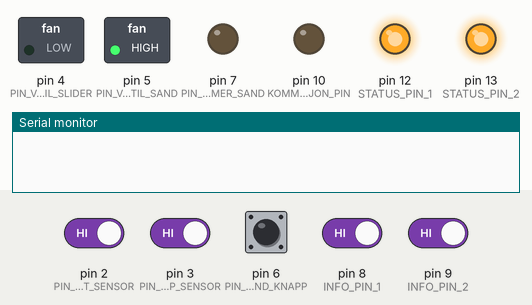
A sketch run on a simulated Arduino Uno, built with avr-gcc and run on an emulated ATmega328P. Shown: switched loads named in the sketch (green lamp = pin HIGH), output pins drawn as LEDs (lit = HIGH), the last lines printed to the serial monitor. Dashed ring = blinking. Inputs (shaded band) come from the test bench; at power-on: pin 2 (PIN_START_SENSOR), pin 3 (PIN_STOP_SENSOR), pin 6 (PIN_MER_SAND_KNAPP), pin 8 (INFO_PIN_1), pin 9 (INFO_PIN_2) HIGH.

Above: at 1.2 s.
1.3 s: pin 6 (PIN_MER_SAND_KNAPP) pulled LOW for 0.15 s
At 1.55 s:
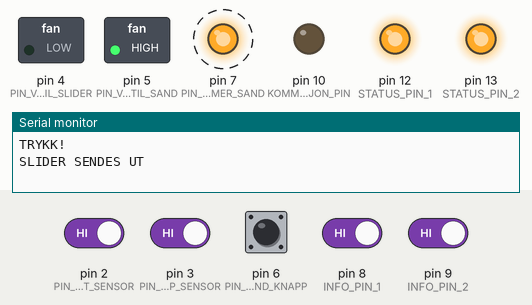
4.4 s: pin 3 (PIN_STOP_SENSOR) driven LOW
At 4.77 s:
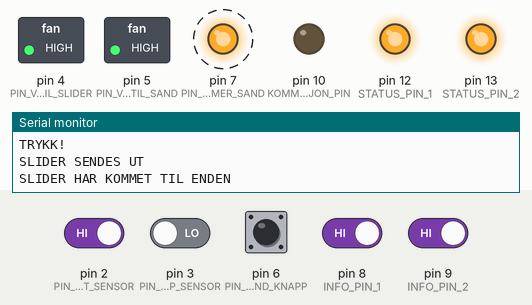
7.4 s: pin 8 (INFO_PIN_1) driven LOW
At 7.4 s:
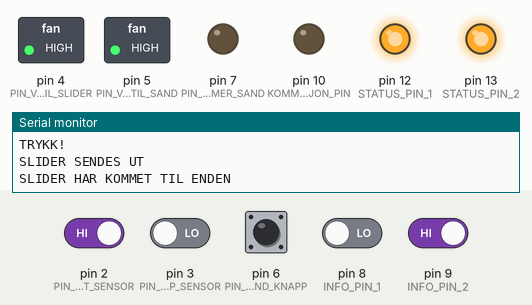
8.9 s: pin 2 (PIN_START_SENSOR) driven LOW
At 10.1 s:
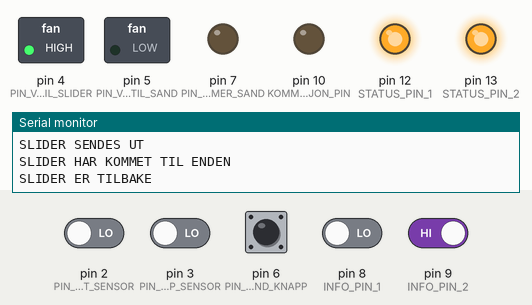
10.4 s: pin 8 (INFO_PIN_1) driven HIGH
At 10.6 s:
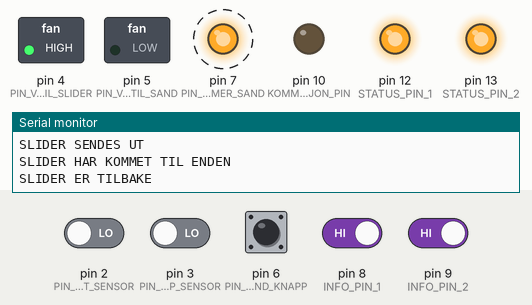
13.4 s: pin 9 (INFO_PIN_2) driven LOW
At 20.2 s:
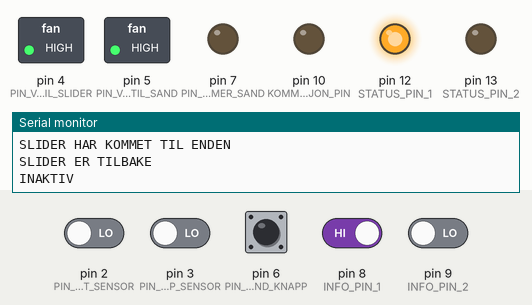
Timing chart, 0 to 26.4 s (numbered marks = the images above; inputs shaded):
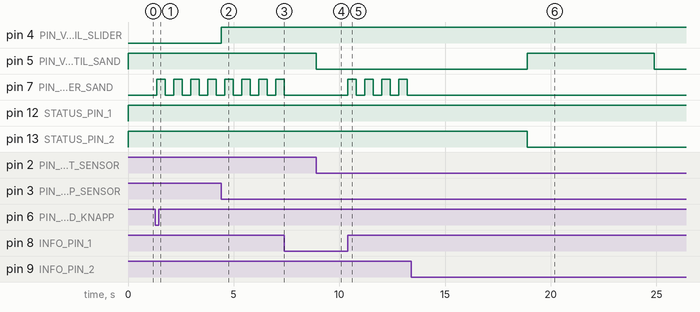

Measured:
- after the input at 1.3 s, pin 7 (PIN_LED_MER_SAND): alternates HIGH for 0.40 s and LOW for 0.40 s, starting after 0.05 s
- after the input at 4.4 s, pin 4 (PIN_VENTIL_SLIDER): LOW → HIGH at once
- after the input at 7.4 s, pin 7 (PIN_LED_MER_SAND): stays LOW (without the input it goes to HIGH after 0.40 s)
- after the input at 8.9 s, pin 5 (PIN_VENTIL_SAND): HIGH → LOW at once
- after the input at 10.4 s, pin 7 (PIN_LED_MER_SAND): alternates HIGH for 0.40 s and LOW for 0.40 s, starting at once
- after the input at 13.4 s, pin 7 (PIN_LED_MER_SAND): stops changing and stays LOW; pin 13 (STATUS_PIN_2): HIGH → LOW after 5.5 s

The sketch:

saltstroing.ino
```cpp
//Credits: Malin Lenz Litlehei, Signe Svingen Fjeldavli , Leo Korn Gjessing, Annabella Paintsil, Erik Magnus Pettersen Gustavsen

//Variabler for debounce (brukes til saltpåfyllingsknappen)
int sandKnappState = HIGH;
static bool lastSandKnappState = HIGH;

static unsigned long lastDebounceTime = 0;
unsigned long debounceDelay = 50;


//Tidsvariabler
const int VEDLIKEHOLD_TID = 30000; // Tid mellom hver hver gangs den strør salt
const int TID_SAND_REFIL = 10000;  // Hvor lenge luften som skyter opp sanda skal vare
unsigned long forrigeBlink = 0;   // Brukes for å holde styr på når forrige blink (saltpåfyllingsknapp)
const int blinkIntervall = 400;   // Tid mellom hvert blink ((saltpåfyllingsknapp))

const int PIN_START_SENSOR  = 2;   // Homing-sensor (limit switch innvendig)
const int PIN_STOP_SENSOR   = 3;   // Stopp-sensor slider (limit switch utvendig)
const int PIN_VENTIL_SLIDER = 4;   // Pinne koblet til relayet som styrer slider
const int PIN_VENTIL_SAND   = 5;   // Pinne koblet til relayet som styrer saltoppblåsinga

const int PIN_MER_SAND_KNAPP = 6;   // «Mer sand»-knapp
const int PIN_LED_MER_SAND = 7;     //LED-lys PÅ "mer sand"-knapp

//Pinner som brukes til kommunikasjon med oscilator-arduino
const int INFO_PIN_1 = 8;
const int INFO_PIN_2 = 9;
const int KOMMUNIKASJON_PIN = 10;

//Pinner som brukes til kommunikasjon med LED-lys-arduino
const int STATUS_PIN_1 = 12;
const int STATUS_PIN_2 = 13;


//
bool startSensorAktivert() {
  return digitalRead(PIN_START_SENSOR) == LOW; // True når knappen trykkes
}

bool stoppSensorAktivert() {
  return digitalRead(PIN_STOP_SENSOR) == LOW; // True når knappen trykkes
}

bool oppstartsstroing = false;
bool lysStatus = false;


String status(){ //funksjon som holder styr på hvilket modus vi er i
   if ((digitalRead(INFO_PIN_1) == LOW) &&  (digitalRead(INFO_PIN_2) == LOW)){
    return "INISIALISERING";
  }

   if ((digitalRead(INFO_PIN_1) == HIGH) &&  (digitalRead(INFO_PIN_2) == LOW)){
    return "INAKTIV";
  }

  if ((digitalRead(INFO_PIN_1) == HIGH) &&  (digitalRead(INFO_PIN_2) == HIGH)){
    return "AKTIV";
  }

 if ((digitalRead(INFO_PIN_1) == LOW) &&  (digitalRead(INFO_PIN_2) == HIGH)){
    return "OPPSTART";
  }

  return "UKJENT";
}


//Hjelpefunksjoner
void sliderUT() { // Sender slidesylinder UT over platen
  digitalWrite(PIN_VENTIL_SLIDER, LOW);
}

void sliderINN() { // Sender slidesylinder INN over platen
  digitalWrite(PIN_VENTIL_SLIDER, HIGH);
}

void oppdaterBlink() { //Sørger for at lyset blinker
  if (millis() - forrigeBlink >= blinkIntervall) {
    forrigeBlink = millis();
    lysStatus = !lysStatus;
    digitalWrite(PIN_LED_MER_SAND, lysStatus);
  }
}


void kommuniserFerdig(){
  digitalWrite(KOMMUNIKASJON_PIN,HIGH);
  delay(500);
  digitalWrite(KOMMUNIKASJON_PIN,LOW);
}

void Kommuniser_inisiering(){
  digitalWrite(STATUS_PIN_1, LOW);
  digitalWrite(STATUS_PIN_2, LOW);
}

void Kommuniser_inaktiv(){
  digitalWrite(STATUS_PIN_1, HIGH);
  digitalWrite(STATUS_PIN_2, LOW);
}

void Kommuniser_aktiv(){
  digitalWrite(STATUS_PIN_1, HIGH);
  digitalWrite(STATUS_PIN_2, HIGH);
}

void Kommuniser_oppstart(){
  digitalWrite(STATUS_PIN_1, LOW);
  digitalWrite(STATUS_PIN_2, HIGH);
}


void sandstroing() {  //funskjon som sender ut og inn silen med salt

  while(true){
    Serial.println("SLIDER SENDES UT");
    sliderUT();
    while (!stoppSensorAktivert()){
      if(status() == "AKTIV"){
      oppdaterBlink();
      delay(10);
      }
    }

    Serial.println("SLIDER HAR KOMMET TIL ENDEN");
    sliderINN();
    while (!startSensorAktivert()){
      if(status() == "AKTIV"){
      oppdaterBlink();
       delay(10);
      }
    }
    Serial.println("SLIDER ER TILBAKE");

    unsigned long int refil_referansetid = millis();
    digitalWrite(PIN_VENTIL_SAND, LOW);
    while(millis()-refil_referansetid < TID_SAND_REFIL){
      if(status() == "AKTIV"){
      oppdaterBlink();
      delay(10);
      }
    }

    digitalWrite(PIN_VENTIL_SAND, HIGH);
    digitalWrite(PIN_LED_MER_SAND, HIGH);
    break;
  }

}


void setup() {
  Serial.begin(9600);

  pinMode(PIN_START_SENSOR, INPUT_PULLUP);
  pinMode(PIN_STOP_SENSOR, INPUT_PULLUP);
  pinMode(PIN_MER_SAND_KNAPP, INPUT_PULLUP);
  pinMode(INFO_PIN_1, INPUT);
  pinMode(INFO_PIN_2, INPUT);

  pinMode(PIN_VENTIL_SLIDER, OUTPUT);
  pinMode(PIN_VENTIL_SAND, OUTPUT);
  pinMode(PIN_LED_MER_SAND, OUTPUT);
  pinMode(KOMMUNIKASJON_PIN, OUTPUT);
  pinMode(STATUS_PIN_1, OUTPUT);
  pinMode(STATUS_PIN_2, OUTPUT);

  digitalWrite (PIN_VENTIL_SAND, HIGH);


}

void loop() {
int startTelling = millis();

//inaktivmodus
while (status()=="INAKTIV"){
  Serial.println(status());
  digitalWrite(PIN_LED_MER_SAND, LOW);
  Kommuniser_inaktiv();

  if(!oppstartsstroing){
    sliderINN(); //**
    delay(6000);
    sandstroing();
    oppstartsstroing = true;
    startTelling = millis();
    kommuniserFerdig();
  }
  else if (millis()-startTelling >= VEDLIKEHOLD_TID) {
    sandstroing();
    startTelling = millis();
  }
}

//aktiv modus
while (status()=="AKTIV") {
  Kommuniser_aktiv();
  digitalWrite(PIN_LED_MER_SAND, LOW);
  oppstartsstroing = false;

  bool reading = digitalRead(PIN_MER_SAND_KNAPP);

  // hvis endring → restart timer
  if (reading != lastSandKnappState) {
    lastDebounceTime = millis();
  }

  // hvis stabilt lenge nok
  if ((millis() - lastDebounceTime) > debounceDelay) {

    // kun på "nytt trykk"
    if (sandKnappState != reading) {
      sandKnappState = reading;

      if (sandKnappState == LOW) {
        Serial.println("TRYKK!");
        sandstroing();
      }
    }
  }

  lastSandKnappState = reading;
}


//inisialisering
while (status()=="INISIALISERING"){ // eller ønker man 0?
  digitalWrite(PIN_LED_MER_SAND, HIGH);
  Serial.println(status());
  Serial.print(digitalRead(PIN_START_SENSOR));
  Serial.print(startSensorAktivert());
  Kommuniser_inisiering();

  if (!startSensorAktivert()) {
      Serial.println("HOMING_START");
      sliderINN();// beveg innover mot beholder/startsensor

      while (!startSensorAktivert()) {
        delay(10);
      }
      Serial.println("HOMING_DONE");
    }
  else {
      Serial.println("HOMING_ALREADY_HOME");
   }

  kommuniserFerdig();

}

//oppstart
  while (status()=="OPPSTART") {
    digitalWrite(PIN_LED_MER_SAND, HIGH);
    Kommuniser_oppstart();
    Serial.println(status());
    delay(6000);
    sandstroing();
    kommuniserFerdig();

  }

}
```
